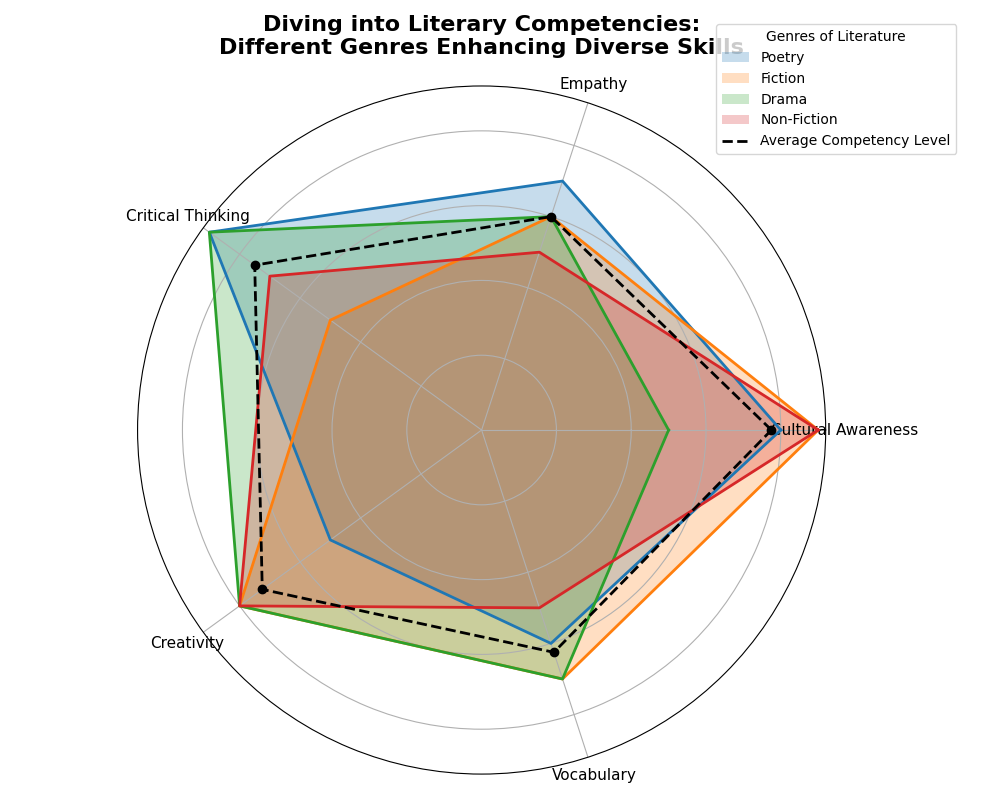

Recreate this plot in Python.
import matplotlib.pyplot as plt
import numpy as np

skills = ['Cultural Awareness', 'Empathy', 'Critical Thinking', 'Creativity', 'Vocabulary']
genres = ['Poetry', 'Fiction', 'Drama', 'Non-Fiction']
data = {
    'Poetry': [8, 7, 9, 5, 6],
    'Fiction': [9, 6, 5, 8, 7],
    'Drama': [5, 6, 9, 8, 7],
    'Non-Fiction': [9, 5, 7, 8, 5],
}

average_skill_scores = np.mean(list(data.values()), axis=0)
average_skill_scores = np.append(average_skill_scores, average_skill_scores[0])

N = len(skills)
angles = np.linspace(0, 2 * np.pi, N, endpoint=False).tolist()
angles += angles[:1]

fig, ax = plt.subplots(figsize=(10, 8), subplot_kw=dict(polar=True))

for genre, values in data.items():
    values.append(values[0])
    ax.fill(angles, values, label=genre, alpha=0.25)  # Fill the areas
    ax.plot(angles, values, linewidth=2)

ax.plot(angles, average_skill_scores, color='black', linestyle='dashed', linewidth=2, label='Average Competency Level')
ax.scatter(angles[:-1], average_skill_scores[:-1], color='black', zorder=10)

ax.set_yticklabels([])
ax.set_xticks(angles[:-1])
ax.set_xticklabels(skills, fontsize=11)

plt.title("Diving into Literary Competencies:\nDifferent Genres Enhancing Diverse Skills", size=16, fontweight='bold', va='bottom', pad=20)
plt.legend(loc='upper right', bbox_to_anchor=(1.2, 1.1), title='Genres of Literature', fontsize=10)

plt.tight_layout()
plt.show()
